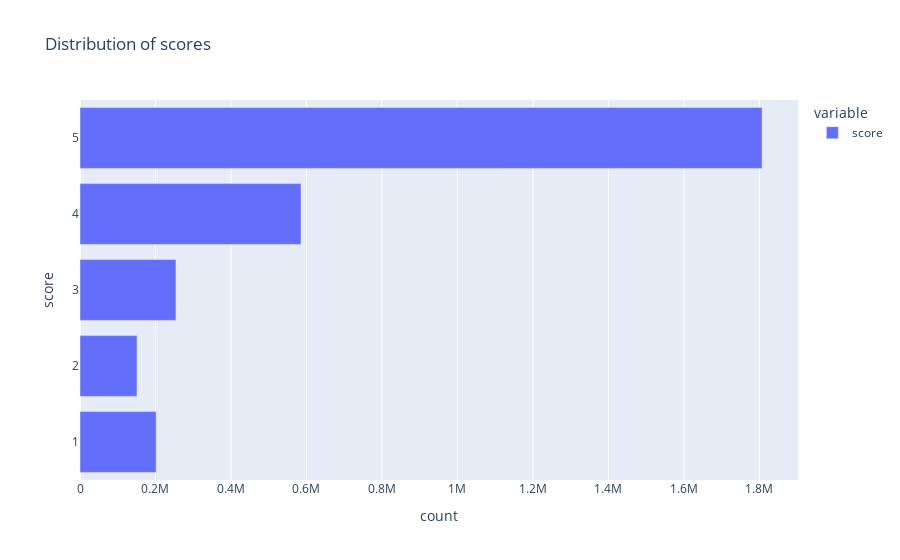

Notebook source saved alongside this figure:
### Markdown cell above
### Analysis of Data Set
 
We analyze the distribution of the scores and find the most frequent words for the positive and negative reviews.

### Code cell
fig = px.bar(df_reviews["score"].value_counts(), orientation = "h", title = f"Distribution of scores",
             labels = {"index": "score", "value":"count"})
fig.show()

### Figure 1 — Plotly figure (JSON) as saved in the notebook; plotly's stock layout.template omitted (floating-point values rounded to 4 significant figures)
{"data": [{"alignmentgroup": "True", "hovertemplate": "variable=score<br>count=%{x}<br>score=%{y}<extra></extra>", "legendgroup": "score", "marker": {"color": "#636efa", "pattern": {"shape": ""}}, "name": "score", "offsetgroup": "score", "orientation": "h", "showlegend": true, "textposition": "auto", "type": "bar", "x": [1807343, 585616, 254295, 201688, 151058], "xaxis": "x", "y": [5, 4, 3, 1, 2], "yaxis": "y"}], "layout": {"barmode": "relative", "legend": {"title": {"text": "variable"}, "tracegroupgap": 0}, "title": {"text": "Distribution of scores"}, "xaxis": {"anchor": "y", "domain": [0, 1], "title": {"text": "count"}}, "yaxis": {"anchor": "x", "domain": [0, 1], "title": {"text": "score"}}}}
